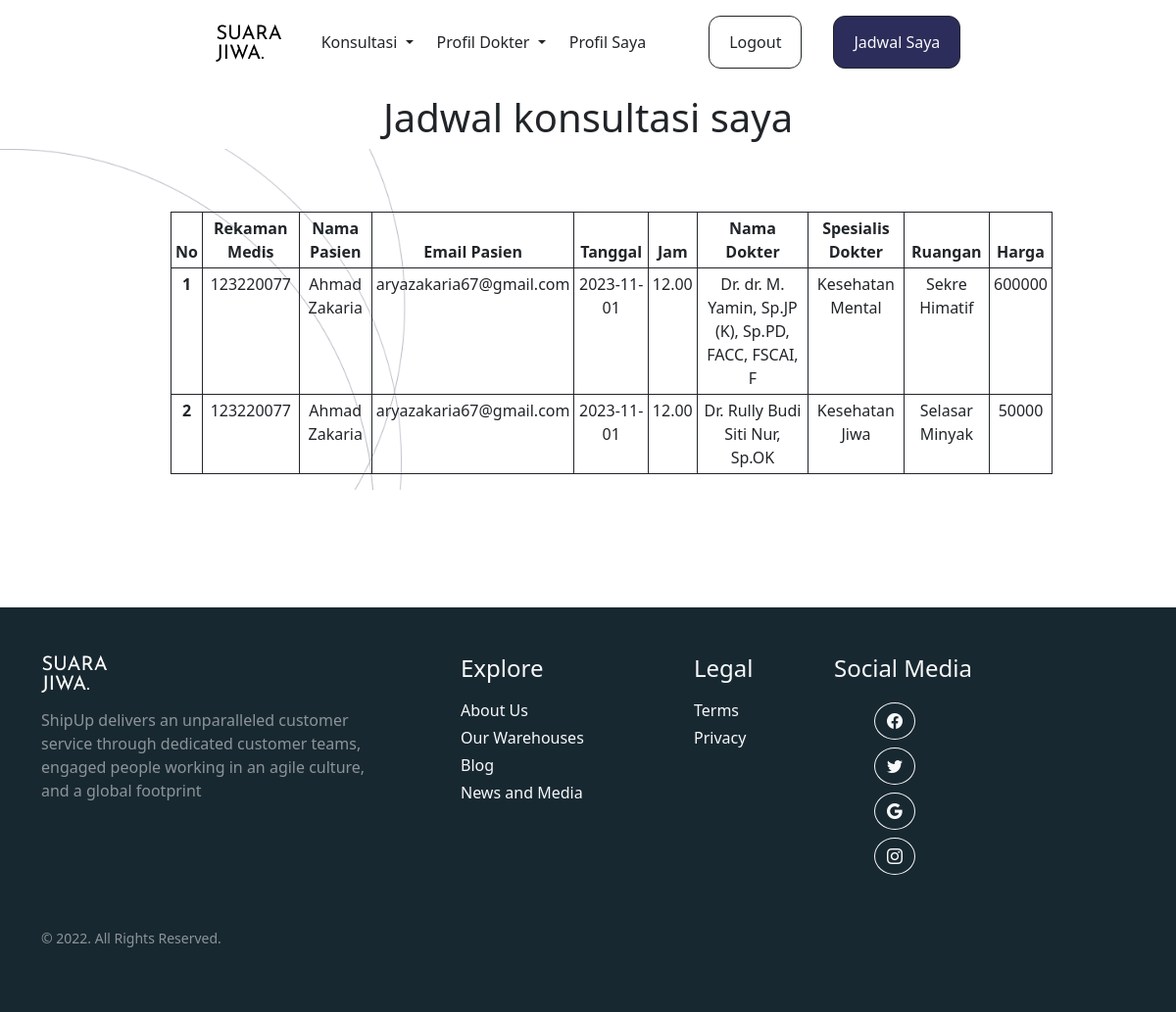
/jadwalUser.php (signed in), run on the app's committed database.
### tables this page shows
CREATE TABLE `user` (
  `rek_medis` int(5) NOT NULL,
  `password` varchar(50) NOT NULL,
  `nama_user` varchar(50) DEFAULT NULL,
  `email` varchar(50) DEFAULT NULL,
  `tanggal_lahir` date DEFAULT NULL
);

CREATE TABLE `jadwal_dokter` (
  `id_jadwal` int(5) NOT NULL,
  `jadwal` date DEFAULT NULL,
  `jam` varchar(5) NOT NULL,
  `id_dokter` int(5) DEFAULT NULL
);

CREATE TABLE `dokter` (
  `id_dokter` int(5) NOT NULL,
  `pengalaman` varchar(1) DEFAULT NULL,
  `nama` varchar(50) DEFAULT NULL,
  `spesialis` varchar(50) DEFAULT NULL,
  `deskripsi` varchar(8000) DEFAULT NULL,
  `ruangan` varchar(50) DEFAULT NULL,
  `harga` int(11) DEFAULT NULL,
  `gambar` varchar(5) NOT NULL
);

### jadwalUser.php (the view, shortened to what this page needs)
<!DOCTYPE html>
<html lang="en">
  <head>
    <link rel="stylesheet" href="https://cdn.jsdelivr.net/npm/bootstrap-icons@1.5.0/font/bootstrap-icons.css" />
    <link href="https://cdn.jsdelivr.net/npm/bootstrap@5.0.2/dist/css/bootstrap.min.css" rel="stylesheet" />
    <link rel="stylesheet" href="../style.css" />
  </head>
  <body class="overflow-x-hidden">
    <nav id="nav1" class="navbar navbar-expand-lg bg-body-tertiary fixed-top pt-3">
      <div class="container-fluid">
        <div class="collapse navbar-collapse justify-content-center" id="navbarNavDropdown">
          <ul class="navbar-nav text-center d-flex align-items-center">
            <li class="nav-item ">
            <a href="idxUser.php"><img src="gambar/sj.png" style="left: 5;" alt="" srcset=""><a class="navbar-brand" href="#"></a></a>
            </li>
            <li class="nav-item dropdown">
              <a class="nav-link dropdown-toggle text-dark ms-3" href="#" role="button" data-bs-toggle="dropdown" aria-expanded="false">
                Konsultasi
              </a>
            </li>
            <li class=" ms-2 nav-item dropdown">
              <a class="nav-link dropdown-toggle text-dark" href="#" role="button" data-bs-toggle="dropdown" aria-expanded="false">
                Profil Dokter
              </a>
            </li>
            <li class=" ms-2 nav-item">
              <a class="nav-link active text-dark" aria-current="page" href="profil.php">Profil Saya</a>
            </li>
            <li class=" ms-2 nav-item">
              <button style="border-radius: 12px!important;" class="btn btn-outline-dark ms-5"><a class="nav-link active text-dark" href="admin/logout.php" aria-current="page">Logout</a></button>
            </li>
            <li class=" ms-2 nav-item">
              <button style="border-radius: 12px!important;" class="btn btn-dark bg-dark ms-4"><a class="nav-link active text-light" aria-current="page" href="pesananU.php">Jadwal Saya</a></button>
            </li>
          </ul>
        </div>
      </div>
    </nav>
    <h1 class="mt-5 pt-5 text-center">Jadwal konsultasi saya</h1>
    <section class="mb-5 pt-3 d-flex justify-content-center align-items-center" style="background-image: url(../gambar/bg.jpg); background-size: cover;">
    <table class="table table-bordered table-sm ms-5 w-75 border-dark mt-5 text-center">
  <thead>
    <tr>
      <th scope="col">No</th>
      <th scope="col">Rekaman Medis</th>
      <th scope="col">Nama Pasien</th>
      <th scope="col">Email Pasien</th>
      <th scope="col">Tanggal</th>
      <th scope="col">Jam</th>
      <th scope="col">Nama Dokter</th>
      <th scope="col">Spesialis Dokter</th>
      <th scope="col">Ruangan</th>
      <th scope="col">Harga</th>
    </tr>
  </thead>
  <tbody>
<?php
include 'koneksi.php';
$no = 1;
$norek = $_SESSION['rek_medis'];
$data = mysqli_query($connect,"SELECT user.rek_medis, user.nama_user,user.email, pesanan.id_pesanan, jadwal_dokter.id_jadwal,  jadwal_dokter.jadwal, jadwal_dokter.jam, dokter.nama, dokter.spesialis, dokter.ruangan, dokter.harga FROM user INNER JOIN pesanan ON user.rek_medis = pesanan.rek_medis INNER JOIN jadwal_dokter ON pesanan.id_jadwal  = jadwal_dokter.id_jadwal INNER JOIN dokter ON jadwal_dokter.id_dokter = dokter.id_dokter WHERE user.rek_medis = '$norek';");
while($d = mysqli_fetch_array($data)){
?>
    <tr>
      <th scope="row"><?php echo $no++; ?></th>
        <td><?php echo $d['rek_medis']; ?></td>
        <td><?php echo $d['nama_user']; ?></td>
        <td><?php echo $d['email']; ?></td>
        <td><?php echo $d['jadwal']; ?></td>
        <td><?php echo $d['jam']; ?></td>
        <td><?php echo $d['nama']; ?></td>
        <td><?php echo $d['spesialis']; ?></td>
        <td><?php echo $d['ruangan']; ?></td>
        <td><?php echo $d['harga']; ?></td>
    </tr>
<?php
}
?>
  </tbody>
</table>
    </section>
    <br><br><br>
      <div class="px-3 pb-5 footer" style="background-color: #182831!important;">
        <div class="container">
          <div class="row ">
            <div class="col-lg-4 col-xs-12 mt-5">
              <img src="gambar/sj.png" class="mb-3" alt="" srcset="" style="filter: invert(100%);">
              <p class="pr-5 text-white-50 mb-1">ShipUp delivers an unparalleled customer service through dedicated customer teams, engaged people working in an agile culture, and a global footprint</p>
            </div>
            <div class="col-lg-2 col-xs-12 mt-5 ms-5 links">
              <h4 class="mt-lg-0 mb-3 mt-sm-3 text-light">Explore</h4>
              <ul class="m-0 p-0" style="list-style: none">
                <li class="mb-1"><a class="text-decoration-none text-light" href="profile.html">About Us</a></li>
                <li class="mb-1"><a class="text-decoration-none text-light" href="profile.html">Our Warehouses</a></li>
                <li class="mb-1"><a class="text-decoration-none text-light" href="profile.html">Blog</a></li>
                <li class="mb-1"><a class="text-decoration-none text-light" href="profile.html">News and Media</a></li>
                <br />
              </ul>
            </div>
            <div class="col-lg-1 col-xs-12 mt-5 ms-5 location">
              <h4 class="mt-lg-0 mb-3 mt-sm-4 text-light">Legal</h4>
              <ul class="m-0 p-0" style="list-style: none">
                <li class="mb-1"><a class="text-decoration-none text-light" href="profile.html">Terms</a></li>
                <li class="mb-1"><a class="text-decoration-none text-light" href="profile.html">Privacy</a></li>
                <br />
              </ul>
            </div>
            <div class="col-lg-3 col-xs-12 mt-5 ms-5 lsocial">
              <h4 class="mt-lg-0 mb-3 mt-sm-4 text-light">Social Media</h4>
              <div class="icon d-inline">
              <div class="col-md-5 col-lg-4 ml-lg-0 text-center text-md-end">
                <a
                   class="btn btn-outline-light rounded-circle m-1"
                   class="text-white"
                   role="button"
                   ><i class="bi bi-facebook"></i
                  ></a>
                <a
                   class="btn btn-outline-light rounded-circle m-1"
                   class="text-white"
                   role="button"
                   ><i class="bi bi-twitter"></i
                  ></a>
                <a
                   class="btn btn-outline-light rounded-circle m-1"
                   class="text-white"
                   role="button"
                   ><i class="bi bi-google"></i
                  ></a>
                <a
                   class="btn btn-outline-light rounded-circle m-1"
                   class="text-white"
                   role="button"
                   ><i class="bi bi-instagram"></i
                  ></a>
              </div>
            </div>
            </div>
          </div>
          <div class="row mt-5">
            <div class="col copyright">
              <p class=""><small class="text-white-50">© 2022. All Rights Reserved.</small></p>
            </div>
          </div>
        </div>
      </div>
  </body>
</html>

### style.css (style rules this page uses)
.bg-dark { background-color: #2C2D5B !important; }

### data on the page
user: rek_medis "123220077", nama_user "Ahmad Zakaria", email "aryazakaria67@gmail.com", jadwal_dokter.jadwal "2023-11-01", jadwal_dokter.jam "12.00", dokter.nama "Dr. dr. M. Yamin, Sp.JP (K), Sp.PD, FACC, FSCAI, F", dokter.spesialis "Kesehatan Mental", dokter.ruangan "Sekre Himatif", dokter.harga "600000", dokter.nama "Dr. Rully Budi Siti Nur, Sp.OK", dokter.spesialis "Kesehatan Jiwa", dokter.ruangan "Selasar Minyak", dokter.harga "50000"
